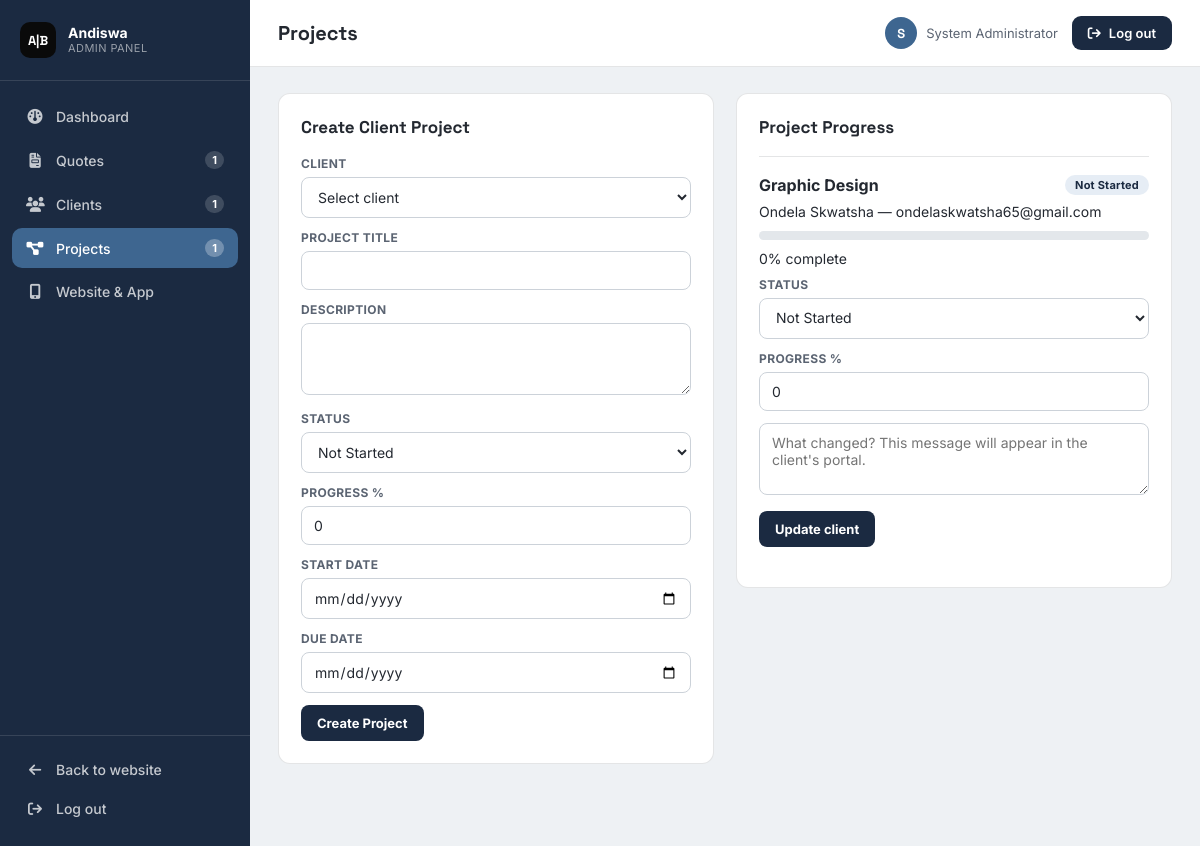
The app's page /admin.php?tab=projects (signed in) with its own data.
### tables this page shows
CREATE TABLE IF NOT EXISTS quotes (
  id INT UNSIGNED NOT NULL AUTO_INCREMENT,
  client_id INT UNSIGNED NULL,
  name VARCHAR(120) NOT NULL,
  email VARCHAR(190) NOT NULL,
  service VARCHAR(150) NOT NULL DEFAULT 'General Enquiry',
  message TEXT NOT NULL,
  source ENUM('website','app') NOT NULL DEFAULT 'website',
  status ENUM('New','Under Review','Accepted','Rejected','Cancelled','Completed') NOT NULL DEFAULT 'New',
  admin_note TEXT NULL,
  created_at TIMESTAMP NOT NULL DEFAULT CURRENT_TIMESTAMP,
  updated_at TIMESTAMP NOT NULL DEFAULT CURRENT_TIMESTAMP ON UPDATE CURRENT_TIMESTAMP,
  PRIMARY KEY (id),
  KEY client_id (client_id),
  KEY status (status),
  KEY email (email),
  KEY source (source),
  CONSTRAINT quotes_ibfk_1 FOREIGN KEY (client_id) REFERENCES users (id) ON DELETE SET NULL
);

CREATE TABLE IF NOT EXISTS projects (
  id INT UNSIGNED NOT NULL AUTO_INCREMENT,
  client_id INT UNSIGNED NOT NULL,
  quote_id INT UNSIGNED NULL,
  title VARCHAR(180) NOT NULL,
  description TEXT NULL,
  status ENUM('Not Started','In Progress','On Hold','Completed','Cancelled') NOT NULL DEFAULT 'Not Started',
  progress TINYINT UNSIGNED NOT NULL DEFAULT 0,
  start_date DATE NULL,
  due_date DATE NULL,
  image_path VARCHAR(255) NULL,
  show_on_services TINYINT(1) NOT NULL DEFAULT 0,
  created_at TIMESTAMP NOT NULL DEFAULT CURRENT_TIMESTAMP,
  updated_at TIMESTAMP NOT NULL DEFAULT CURRENT_TIMESTAMP ON UPDATE CURRENT_TIMESTAMP,
  PRIMARY KEY (id),
  KEY client_id (client_id),
  KEY quote_id (quote_id),
  KEY show_on_services (show_on_services),
  CONSTRAINT projects_ibfk_1 FOREIGN KEY (client_id) REFERENCES users (id) ON DELETE CASCADE,
  CONSTRAINT projects_ibfk_2 FOREIGN KEY (quote_id) REFERENCES quotes (id) ON DELETE SET NULL
);

CREATE TABLE IF NOT EXISTS users (
  id INT UNSIGNED NOT NULL AUTO_INCREMENT,
  name VARCHAR(120) NOT NULL,
  email VARCHAR(190) NOT NULL,
  username VARCHAR(80) NOT NULL,
  password_hash VARCHAR(255) NOT NULL,
  role ENUM('admin','client') NOT NULL DEFAULT 'client',
  must_change_password TINYINT(1) NOT NULL DEFAULT 1,
  created_at TIMESTAMP NOT NULL DEFAULT CURRENT_TIMESTAMP,
  PRIMARY KEY (id),
  UNIQUE KEY email (email),
  UNIQUE KEY username (username)
);

### config.php (called while the page is built, shortened)
<?php
function e($value): string { return htmlspecialchars((string)$value, ENT_QUOTES, 'UTF-8'); }
function current_user(): ?array { return $_SESSION['user'] ?? null; }

### admin.php (the view, shortened to what this page needs)
<?php
require_once 'config.php'; require_login('admin');
$pdo=db(); $u=current_user();
$projectStatuses = ['Not Started','In Progress','On Hold','Completed','Cancelled'];
$quotes=$pdo->query('SELECT q.*,u.username FROM quotes q LEFT JOIN users u ON u.id=q.client_id ORDER BY q.created_at DESC')->fetchAll();
$clients=$pdo->query("SELECT * FROM users WHERE role='client' ORDER BY created_at DESC")->fetchAll();
$projects=$pdo->query('SELECT p.*,u.name client_name,u.email FROM projects p JOIN users u ON u.id=p.client_id ORDER BY p.updated_at DESC')->fetchAll();
$stats=['quotes'=>count($quotes),'new'=>count(array_filter($quotes,fn($q)=>$q['status']==='New')),'clients'=>count($clients),'projects'=>count($projects),'app'=>count(array_filter($quotes,fn($q)=>($q['source']??'website')==='app'))];
$tabTitles = ['dashboard'=>'Dashboard','quotes'=>'Quote Requests','clients'=>'Clients','projects'=>'Projects','settings'=>'Website & App'];
$tab = $_GET['tab'] ?? 'dashboard';
function status_class(string $status): string {
  return match($status){
    'New' => 'st-new',
    'Under Review' => 'st-review',
    'Accepted' => 'st-good',
    'Completed' => 'st-good',
    'Rejected' => 'st-bad',
    'Cancelled' => 'st-bad',
    'On Hold' => 'st-review',
    'In Progress' => 'st-review',
    'Not Started' => 'st-new',
    default => 'st-new',
  };
}
?><!doctype html>
<html lang="en">
<head>
<link rel="stylesheet" href="https://cdnjs.cloudflare.com/ajax/libs/font-awesome/6.6.0/css/all.min.css">
</head>
<body>
<div class="shell">
  <aside class="sidebar" id="sidebar">
    <div class="sidebar-brand">
      <span class="mark">A|B</span>
      <span class="label"><strong>Andiswa</strong><span>Admin Panel</span></span>
    </div>
    <nav class="nav-group">
      <a href="?tab=dashboard" class="nav-link<?= $tab==='dashboard'?' active':'' ?>" data-tab="dashboard">
        <i class="fa-solid fa-gauge"></i> Dashboard
      </a>
      <a href="?tab=quotes" class="nav-link<?= $tab==='quotes'?' active':'' ?>" data-tab="quotes">
        <i class="fa-solid fa-file-invoice"></i> Quotes
        <span class="count"><?=e($stats['quotes'])?></span>
      </a>
      <a href="?tab=clients" class="nav-link<?= $tab==='clients'?' active':'' ?>" data-tab="clients">
        <i class="fa-solid fa-users"></i> Clients
        <span class="count"><?=e($stats['clients'])?></span>
      </a>
      <a href="?tab=projects" class="nav-link<?= $tab==='projects'?' active':'' ?>" data-tab="projects">
        <i class="fa-solid fa-diagram-project"></i> Projects
        <span class="count"><?=e($stats['projects'])?></span>
      </a>
      <a href="?tab=settings" class="nav-link<?= $tab==='settings'?' active':'' ?>" data-tab="settings">
        <i class="fa-solid fa-mobile-screen-button"></i> Website &amp; App
      </a>
    </nav>
    <div class="sidebar-foot">
      <a href="index.html"><i class="fa-solid fa-arrow-left"></i> Back to website</a>
      <a href="logout.php"><i class="fa-solid fa-arrow-right-from-bracket"></i> Log out</a>
    </div>
  </aside>
  <div class="main">
    <header class="topbar">
      <div class="topbar-left">
        <h1 id="pageTitle"><?=e($tabTitles[$tab])?></h1>
      </div>
      <div class="topbar-right">
        <div class="admin-chip">
          <span class="avatar"><?=e(strtoupper(substr($u['name'] ?? 'A',0,1)))?></span>
          <span><?=e($u['name'] ?? 'Admin')?></span>
        </div>
        <a href="logout.php" class="logout-btn"><i class="fa-solid fa-arrow-right-from-bracket"></i> <span>Log out</span></a>
      </div>
    </header>
    <main class="content">
      <section class="panel-view<?= $tab==='projects'?' active':'' ?>" data-panel="projects">
        <div class="two-col">
          <div class="panel">
            <h2>Create Client Project</h2>
            <form method="post">
              <div class="field">
                <label>Client</label>
                <select name="client_id" required>
                  <option value="">Select client</option>
                </select>
              </div>
              <div class="field"><label>Project title</label><input name="title" required></div>
              <div class="field"><label>Description</label><textarea name="description"></textarea></div>
              <div class="field">
                <label>Status</label>
                <select name="project_status">
                  <?php foreach($projectStatuses as $opt):?><option><?=e($opt)?></option><?php endforeach;?>
                </select>
              </div>
              <div class="field"><label>Progress %</label><input type="number" name="progress" min="0" max="100" value="0"></div>
              <div class="field"><label>Start date</label><input type="date" name="start_date"></div>
              <div class="field"><label>Due date</label><input type="date" name="due_date"></div>
              <button class="btn">Create Project</button>
            </form>
          </div>
          <div class="panel">
            <h2>Project Progress</h2>
            <?php if(!$projects):?><p class="empty">No projects yet.</p><?php else: foreach($projects as $p):?>
            <div class="row-item">
              <div style="display:flex;justify-content:space-between;align-items:center;gap:10px;flex-wrap:wrap;">
                <strong><?=e($p['title'])?></strong>
                <span class="pill <?=status_class($p['status'])?>"><?=e($p['status'])?></span>
              </div>
              <p class="small"><?=e($p['client_name'])?> — <?=e($p['email'])?></p>
              <div class="bar"><span style="width:<?=e($p['progress'])?>%"></span></div>
              <p class="small"><?=e($p['progress'])?>% complete</p>
              <form method="post">
                <div class="field">
                  <label>Status</label>
                  <select name="project_status">
                    <?php foreach($projectStatuses as $opt):?><option <?= $p['status']===$opt?'selected':''?>><?=e($opt)?></option><?php endforeach;?>
                  </select>
                </div>
                <div class="field"><label>Progress %</label><input type="number" name="progress" min="0" max="100" value="<?=e($p['progress'])?>"></div>
                <div class="field"><textarea name="update_text" placeholder="What changed? This message will appear in the client's portal."></textarea></div>
                <button class="btn">Update client</button>
              </form>
            </div>
            <?php endforeach; endif;?>
          </div>
        </div>
      </section>
    </main>
  </div>
</div>
</body>
</html>

### records on screen
quotes: status+source "1"
projects: title "Graphic Design", status "Not Started", client.name "Ondela Skwatsha", client.email "ondelaskwatsha65@gmail.com", progress "0"

### other values on screen
$tabTitles[$tab] "Projects"
substr($u['name'] ?? 'A',0,1) "S"
$u['name'] "System Administrator"
form field project_status "Not Started"
